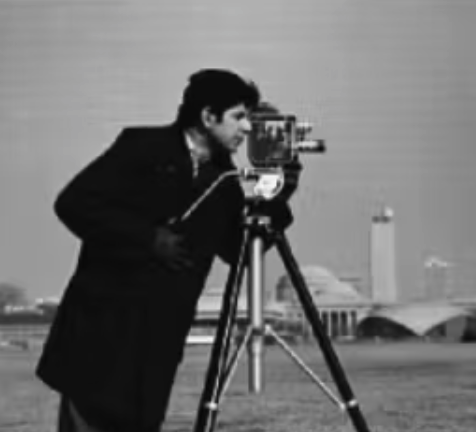
#> input picture Image Function/Images/man.png, 476 x 432 px
$ jupyter execute threshold.ipynb
#> lines starting #> are read from the running program, lines starting #| are printed output that depends on the picture; after the words box and inside, x2 and y2 are one past the last pixel; in counts of white or black regions, pixels touching at a corner belong together
[cell 1]
import cv2

[cell 2]
image = cv2.imread("Images/man.png", cv2.IMREAD_GRAYSCALE)
#> image: shape (432, 476); min 4, max 246, mean 111

[cell 3]
ret, thresh = cv2.threshold(image, 120, 255, cv2.THRESH_BINARY)
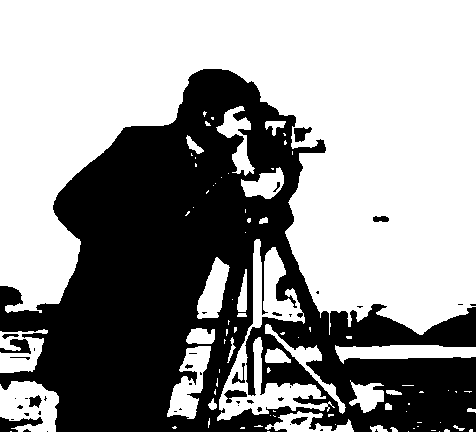
#> thresh: shape (432, 476); 59.5% white; 44 black regions (30 under 20 px), largest, box (x1, y1, x2, y2) and area: (0, 69, 476, 432) 81649, (0, 417, 43, 432) 353, (0, 339, 31, 354) 250
